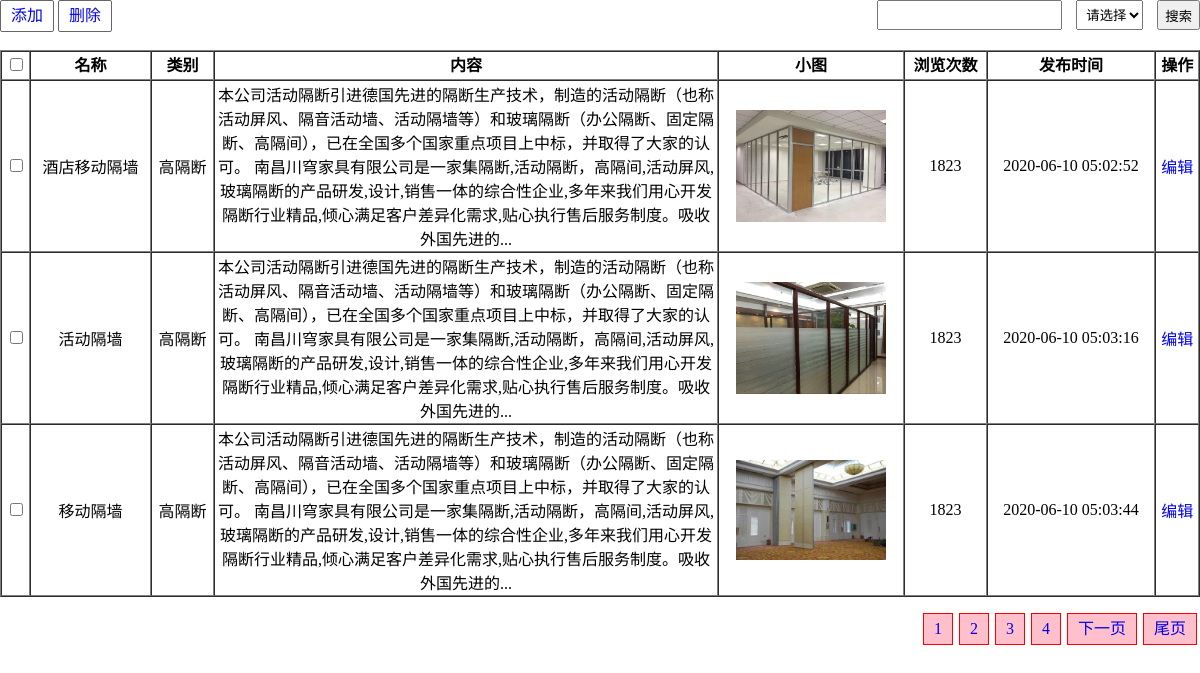
Screenshot of /admin/product/index.php with the database file from the repository.
### tables this page shows
CREATE TABLE `product`  (
  `id` int(10) UNSIGNED NOT NULL AUTO_INCREMENT,
  `name` varchar(255) NULL DEFAULT NULL,
  `classfiy` varchar(255) NULL DEFAULT NULL,
  `content` text NULL,
  `img` varchar(255) NULL DEFAULT NULL,
  `browse` int(255) UNSIGNED NULL DEFAULT NULL,
  `time` int(255) NULL DEFAULT NULL,
  PRIMARY KEY (`id`) USING BTREE
);

### admin/product/index.php (the view, shortened to what this page needs)
<!DOCTYPE html>
<html lang="en">
	<head>
		<link rel="stylesheet" href="./../index.css" />
	</head>
	<body>
		<?php
			include './../fun.php';
			$name = isset($_GET['name'])?$_GET['name']:"";
			$classfiy = isset($_GET['classfiy'])?$_GET['classfiy']:"";
			$arr =  selectByser($name,$classfiy);
			$search = $arr['search'];
			$params = $arr['params'];
			$page = $_GET['page'];
			$mysql = new Mysql('product');
			$result = $mysql->selectByPage(3,$page,$search);
			$pages = $result['pages'];
        	$beforepage = $result['beforepage'];
        	$afterpage = $result['afterpage'];
        	$result = $result['result'];
        	$pagelist = $mysql->showpages($page,$pages,$beforepage,$afterpage,$params);
		?>
		<div class="top">
			<div id="handle">
				<a href="./add.html">添加</a>
				<a href="#" id="del">删除</a>
			</div>
			<div id="search">
				<form action="?">
                    <input type="text"  name="name"/>
                    <select name="classfiy" id="">
                        <option value="">请选择</option>
                    </select>
					<input type="submit" value="搜索" />
				</form>
			</div>
		</div>
		<div id="project">
			<table border="1" cellspacing="0">
				<thead>
					<tr>
						<th><input type="checkbox" /></th>
						<th>名称</th>
						<th>类别</th>
						<th style="width: 500px;">内容</th>
						<th>小图</th>
						<th>浏览次数</th>
						<th>发布时间</th>
						<th>操作</th>
					</tr>
				</thead>
				<tbody>
					<?php
						$str ='';
						foreach($result as $v) {
							$str .="<tr>"."<td>"."<input type=".'"checkbox"'.'" value="'.$v['id'].'">'."</td>";
							$str .= "<td>".$v['name']."</td>";
							$str .= "<td>".$v['classfiy']."</td>";
							$content =mb_substr($v['content'],0,200).'...';
							$str .= "<td>".$content."</td>";
							if($v['img']) {
								$path = "./../upload/".$v['img'];
								$str .= "<td><img src="."$path"."></td>";
							} else {
								$str .= "<td>".'无'."</td>";
							};
							$str .= "<td>".$v['browse']."</td>";
							$time = $v['time'];
							$time = date('Y-m-d h:i:s',$time);
							$str .= "<td>".$time."</td>";
							$str .="<td><a href="."./change.php?id="."$v[id]".">编辑</a></td></tr>";
						}
						if($str) {
							echo $str;
						} else {
							$str .="<tr><td colspan=";
							$str .="'8' id=";
							$str .='nodate>';
							$str .= '无搜索结果'."</td></tr>";
							echo $str;
						}
					?>
				</tbody>
			</table>
		</div>
		<div id="pages">
			<ul>
				<?php
					echo $pagelist;
				?>
			</ul>
		</div>
	</body>
</html>

### admin/index.css (style rules this page uses)
body { width: 1200px; margin: 0 auto; }
a { text-decoration: none; }
#search form { height: 50px; text-align: right; width: 100%; }
#search input { height: 30px; box-sizing: border-box; vertical-align: middle; margin-left: 10px; }
#search select { height: 30px; vertical-align: middle; margin-left: 10px; padding-left: 5px; }
#handle { float: left; }
#handle a { display: inline-block; height: 30px; border: 1px solid #666666; line-height: 30px; padding: 0 10px; border-radius: 2px; }
#pages ul { text-align: right; }
#project table { width: 100%; text-align: center; }
#project thead { height: 25px; line-height: 25px; }
#project tbody img { display: block; width: 150px; margin: 0 auto; }
form { width: 500px; }

### rows the page displays
product: name "酒店移动隔墙", classfiy "高隔断", content "本公司活动隔断引进德国先进的隔断生产技术，制造的活动隔断（也称活动屏风、隔音活动墙、活动隔墙等）和玻璃隔断（办公隔断、固定隔断、高隔间），已在全国多个国家重点项目上中标，并取得了大家的认可。 南昌川穹家具有限公司是一家集隔断,活动隔断，高隔间,活动屏风,玻璃隔断的产品研发,设计,销售一体的综合性企业,多年来我们用心开发隔断行业精品,倾心满足客户差异化需求,贴心执行售后服务制度。吸收外国先进的...", img (picture), browse "1823", time "2020-06-10 05:02:52"
product: name "活动隔墙", classfiy "高隔断", content "本公司活动隔断引进德国先进的隔断生产技术，制造的活动隔断（也称活动屏风、隔音活动墙、活动隔墙等）和玻璃隔断（办公隔断、固定隔断、高隔间），已在全国多个国家重点项目上中标，并取得了大家的认可。 南昌川穹家具有限公司是一家集隔断,活动隔断，高隔间,活动屏风,玻璃隔断的产品研发,设计,销售一体的综合性企业,多年来我们用心开发隔断行业精品,倾心满足客户差异化需求,贴心执行售后服务制度。吸收外国先进的...", img (picture), browse "1823", time "2020-06-10 05:03:16"
product: name "移动隔墙", classfiy "高隔断", content "本公司活动隔断引进德国先进的隔断生产技术，制造的活动隔断（也称活动屏风、隔音活动墙、活动隔墙等）和玻璃隔断（办公隔断、固定隔断、高隔间），已在全国多个国家重点项目上中标，并取得了大家的认可。 南昌川穹家具有限公司是一家集隔断,活动隔断，高隔间,活动屏风,玻璃隔断的产品研发,设计,销售一体的综合性企业,多年来我们用心开发隔断行业精品,倾心满足客户差异化需求,贴心执行售后服务制度。吸收外国先进的...", img (picture), browse "1823", time "2020-06-10 05:03:44"
